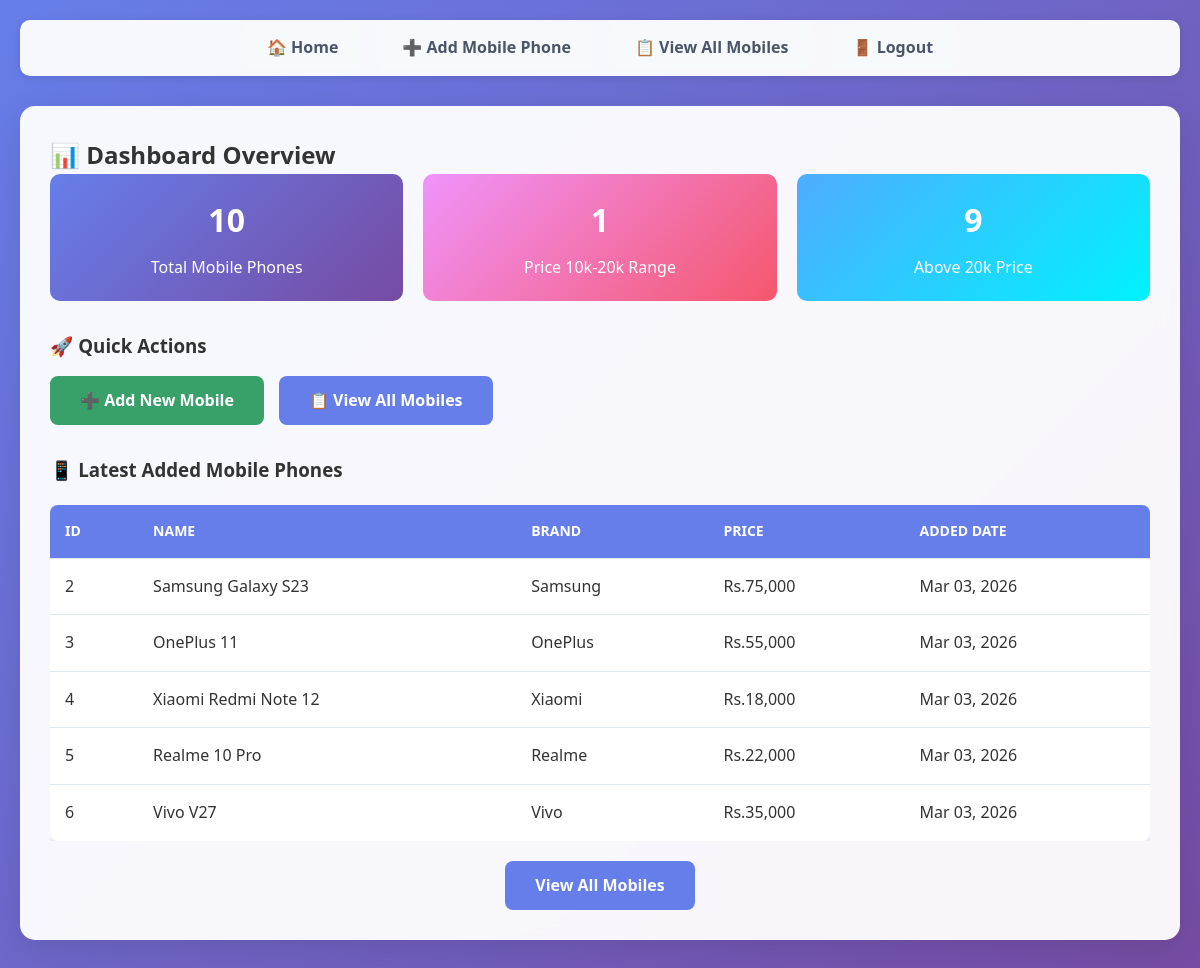
The app's page /dashboard.php (signed in) with its own data.
### tables this page shows
CREATE TABLE IF NOT EXISTS mobile_phone (
    id INT PRIMARY KEY AUTO_INCREMENT,
    mobile_name VARCHAR(100) NOT NULL,
    brand VARCHAR(100) NOT NULL,
    price INT NOT NULL,
    created_at TIMESTAMP DEFAULT CURRENT_TIMESTAMP
);

### dashboard.php (the view, shortened to what this page needs)
<?php
require_once 'db.php';
try {
    $conn = $database->getConnection();
    $stmt = $conn->query("SELECT COUNT(*) as total FROM mobile_phone");
    $total_mobiles = $stmt->fetch()['total'];
    $stmt = $conn->query("SELECT COUNT(*) as count FROM mobile_phone WHERE price > 10000 AND price < 20000");
    $mobile_10_20 = $stmt->fetch()['count'];
    $stmt = $conn->query("SELECT COUNT(*) as count FROM mobile_phone WHERE price > 20000");
    $mobile_above_20 = $stmt->fetch()['count'];
    $stmt = $conn->query("SELECT * FROM mobile_phone ORDER BY created_at DESC LIMIT 5");
    $latest_mobiles = $stmt->fetchAll();
} catch (Exception $e) {
    error_log("Dashboard Error: " . $e->getMessage());
    $error_msg = "Unable to load dashboard data.";
}
?>
<!DOCTYPE html>
<html lang="en">
<head>
    <link rel="stylesheet" href="style.css">
</head>
<body>
    <div class="container">
        <nav class="nav-menu">
            <ul>
                <li><a href="dashboard.php">🏠 Home</a></li>
                <li><a href="add_mobile.php">➕ Add Mobile Phone</a></li>
                <li><a href="view_all.php">📋 View All Mobiles</a></li>
                <li><a href="logout.php">🚪 Logout</a></li>
            </ul>
        </nav>
        <div class="card">
            <h2>📊 Dashboard Overview</h2>
            <div style="display: grid; grid-template-columns: repeat(auto-fit, minmax(200px, 1fr)); gap: 20px; margin-bottom: 30px;">
                <div style="background: linear-gradient(135deg, #667eea, #764ba2); color: white; padding: 20px; border-radius: 10px; text-align: center;">
                    <h3 style="font-size: 2rem; margin-bottom: 10px;"><?php echo $total_mobiles ?? 0; ?></h3>
                    <p>Total Mobile Phones</p>
                </div>
                <div style="background: linear-gradient(135deg, #f093fb, #f5576c); color: white; padding: 20px; border-radius: 10px; text-align: center;">
                    <h3 style="font-size: 2rem; margin-bottom: 10px;"><?php echo $mobile_10_20 ?? 0; ?></h3>
                    <p>Price 10k-20k Range</p>
                </div>
                <div style="background: linear-gradient(135deg, #4facfe, #00f2fe); color: white; padding: 20px; border-radius: 10px; text-align: center;">
                    <h3 style="font-size: 2rem; margin-bottom: 10px;"><?php echo $mobile_above_20 ?? 0; ?></h3>
                    <p>Above 20k Price</p>
                </div>
            </div>
            <div style="margin-bottom: 30px;">
                <h3>🚀 Quick Actions</h3>
                <div style="display: flex; gap: 15px; flex-wrap: wrap; margin-top: 15px;">
                    <a href="add_mobile.php" class="btn btn-success">➕ Add New Mobile</a>
                    <a href="view_all.php" class="btn">📋 View All Mobiles</a>
                </div>
            </div>
            <?php if (isset($latest_mobiles) && count($latest_mobiles) > 0): ?>
            <div>
                <h3>📱 Latest Added Mobile Phones</h3>
                <div class="table-container">
                    <table class="table">
                        <thead>
                            <tr>
                                <th>ID</th>
                                <th>Name</th>
                                <th>Brand</th>
                                <th>Price</th>
                                <th>Added Date</th>
                            </tr>
                        </thead>
                        <tbody>
                            <?php foreach ($latest_mobiles as $mobile): ?>
                            <tr>
                                <td><?php echo $mobile['id']; ?></td>
                                <td><?php echo htmlspecialchars($mobile['mobile_name']); ?></td>
                                <td><?php echo htmlspecialchars($mobile['brand']); ?></td>
                                <td>Rs.<?php echo number_format($mobile['price']); ?></td>
                                <td><?php echo date('M d, Y', strtotime($mobile['created_at'])); ?></td>
                            </tr>
                            <?php endforeach; ?>
                        </tbody>
                    </table>
                </div>
                <?php if (count($latest_mobiles) >= 5): ?>
                <div class="text-center mt-20">
                    <a href="view_all.php" class="btn">View All Mobiles</a>
                </div>
                <?php endif; ?>
            </div>
            <?php else: ?>
            <div class="alert alert-info">
                No mobile phones found in the database. <a href="add_mobile.php">Add your first mobile phone</a> to get started!
            </div>
            <?php endif; ?>
        </div>
    </div>
</body>
</html>

### style.css (style rules this page uses)
* { margin: 0; padding: 0; box-sizing: border-box; }
body { font-family: 'Segoe UI', Tahoma, Geneva, Verdana, sans-serif; line-height: 1.6; color: #333; background: linear-gradient(135deg, #667eea 0%, #764ba2 100%); min-height: 100vh; }
.container { max-width: 1500px; margin: 0 auto; padding: 20px; }
.nav-menu { background: rgba(255, 255, 255, 0.95); padding: 15px 0; margin-bottom: 30px; border-radius: 10px; box-shadow: 0 2px 10px rgba(0, 0, 0, 0.1); }
.nav-menu ul { list-style: none; display: flex; justify-content: center; flex-wrap: wrap; gap: 20px; }
.nav-menu a { text-decoration: none; color: #4a5568; font-weight: 600; padding: 10px 20px; border-radius: 5px; transition: all 0.3s ease; background: #f7fafc; border: 2px solid transparent; }
.card { background: rgba(255, 255, 255, 0.95); padding: 30px; border-radius: 15px; box-shadow: 0 8px 32px rgba(0, 0, 0, 0.1); margin-bottom: 30px; backdrop-filter: blur(10px); }
.btn { display: inline-block; padding: 12px 30px; background: #667eea; color: white; text-decoration: none; border: none; border-radius: 8px; font-size: 16px; font-weight: 600; cursor: pointer; transition: all 0.3s ease; text-align: center; }
.btn-success { background: #38a169; }
.table-container { overflow-x: auto; margin-top: 20px; }
.table { width: 100%; border-collapse: collapse; background: white; border-radius: 8px; overflow: hidden; box-shadow: 0 2px 10px rgba(0, 0, 0, 0.1); }
.table th, .table td { padding: 15px; text-align: left; border-bottom: 1px solid #e2e8f0; }
.table th { background: #667eea; color: white; font-weight: 600; text-transform: uppercase; font-size: 14px; }
.table tr:last-child td { border-bottom: none; }
.text-center { text-align: center; }
.mt-20 { margin-top: 20px; }

### records on screen
mobile_phone: id "2", mobile_name "Samsung Galaxy S23", brand "Samsung", price "75,000", created_at "Mar 03, 2026"
mobile_phone: id "3", mobile_name "OnePlus 11", brand "OnePlus", price "55,000", created_at "Mar 03, 2026"
mobile_phone: id "4", mobile_name "Xiaomi Redmi Note 12", brand "Xiaomi", price "18,000", created_at "Mar 03, 2026"
mobile_phone: id "5", mobile_name "Realme 10 Pro", brand "Realme", price "22,000", created_at "Mar 03, 2026"
mobile_phone: id "6", mobile_name "Vivo V27", brand "Vivo", price "35,000", created_at "Mar 03, 2026"

### other values on screen
$total_mobiles "10"
$mobile_10_20 "1"
$mobile_above_20 "9"
